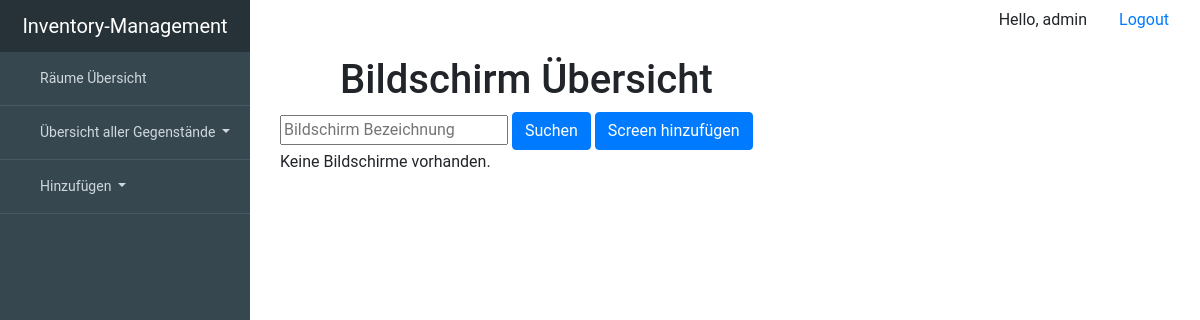
Before: /screen/all (signed in) with the older database file.
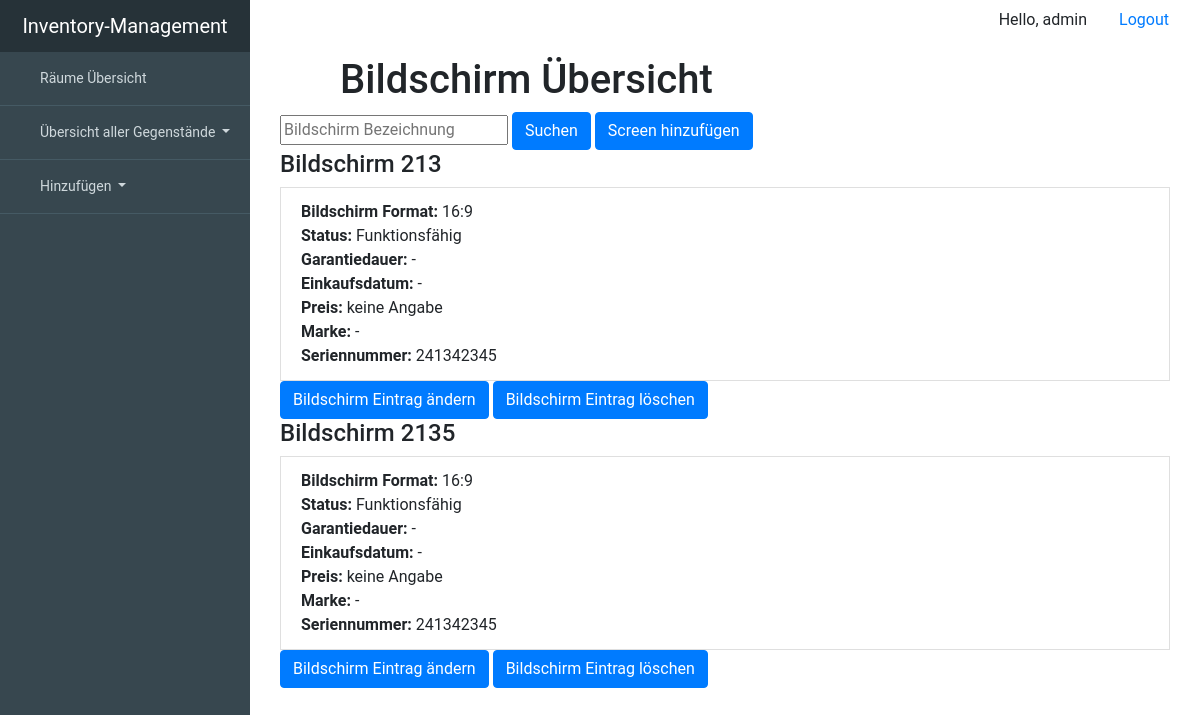
After: the same page with the newer database file.
### inventory_managementsentials/models.py (models this page shows, shortened)
class Device(models.Model):
    room = models.ForeignKey('Room', null=True, blank=True, on_delete=models.SET_NULL)
    description = models.CharField(max_length=99, unique=True, primary_key=True)
    working = 'working'
    broken = 'broken'
    status_choice = [(working, "working"), (broken, "broken")]
    status = models.CharField(choices=status_choice, max_length=7, blank=True, null=True)
    serialnumber = models.CharField(max_length=99, blank=True, null=True)
    warranty_period = models.IntegerField(blank=True, null=True)
    date_of_purchase = models.DateTimeField(blank=True, null=True)
    price = models.IntegerField(blank=True, null=True)
    brand = models.ForeignKey(Brand, on_delete=models.SET_NULL, blank=True, null=True)
    class Meta:
        abstract = True

class Screen(Device):
    format43 = '4:3'
    format169 = '16:9'
    format1610 = '16:10'
    format219 = '21:9'
    screen_format_choice = [(format43, '4:3'), (format169, '16:9'), (format1610, '16:10'),
                            (format219, '21:9')]
    screen_format = models.CharField(choices=screen_format_choice, max_length=5, blank=True, null=True)
    class Meta:
        verbose_name = "Screen"
        verbose_name_plural = "Screens"

### inventory_managementsentials/views.py (the view)
# urls.py: url(r'^screen/all$', views.ScreenView.as_view(), name='ScreenView'),
class ScreenView(LoginRequiredMixin, generic.ListView):
    login_url = 'inventory_managementsentials:login'
    template_name = 'inventory_managementsentials/all/all_screens.html'
    context_object_name = 'screen_list'
    def get_queryset(self):
        filter_description = self.request.GET.get('screen_description', None)
        if filter_description is not None:
            return Screen.objects.filter(description__icontains=filter_description)
        else:
            return Screen.objects.order_by('description')

### inventory_managementsentials/templates/inventory_managementsentials/all/all_screens.html (shortened to what this page needs)
{% extends "inventory_managementsentials/base.html" %}
{% block content %}
    <div class="container">
        <header>
            <div class="editor-indent" style="margin-left: 20px; padding: 0 0 0 40px; margin-right: 50px">
                <div class="inner">
                    <h1>Bildschirm Übersicht </h1>
                </div>
            </div>
        </header>
        <form method="GET" action="/screen/all">
                <input type="text" name="screen_description" placeholder="Bildschirm Bezeichnung">
                <button type="submit" class="btn btn-primary">Suchen</button>
                <a href='/add/screen/' class="btn btn-primary">Screen hinzufügen</a>
            </form>
        <div class="whatever_else_you_need">
            {% if screen_list %}
                {% for screen in screen_list %}
                    <div class="list-group">
                        <h4 class="list-group-itemlist-group-item-action active">Bildschirm {{ screen.description }}</h4>
                        <a class="list-group-item list-group-item-action"><strong>Bildschirm Format:</strong>
                            {{ screen.screen_format }}<br>
                            <strong>Status:</strong>
                        {% if screen.status == 'working' %}
                            Funktionsfähig
                        {% elif screen.status == 'broken' %}
                            <strong>Defekt</strong>
                        {% else %}
                            -
                        {% endif %}<br>
                            <strong>Garantiedauer:</strong>
                        {% if screen.warranty_period %}
                            {{ screen.warranty_period }} Jahre
                        {% else %}
                            -
                        {% endif %}
                        <br>
                            <strong>Einkaufsdatum:</strong> {{ screen.date_of_purchase|default_if_none:'-' }}<br>
                            <strong>Preis:</strong>
                        {% if screen.price %}
                            {{ screen.price}}€
                        {% else %}
                            keine Angabe
                        {% endif %}
                        <br>
                            <strong>Marke:</strong> {{ screen.brand|default_if_none:'-'}}<br>
                            <strong>Seriennummer: </strong> {{ screen.serialnumber|default_if_none:'-'}}<br>
                        </a>
                        <div>
                            <a href='/update/screen/{{ screen.description }}' class="btn btn-primary">Bildschirm Eintrag ändern</a>
                            <a href='/delete/screen/{{ screen.description }}' class="btn btn-primary">Bildschirm Eintrag löschen</a>
                        </div>
                   </div>
                {% endfor %}
        </div>
            {% else %}
                <p>Keine Bildschirme vorhanden.</p>
            {% endif %}
    </div>
{% endblock %}

Changed rows visible on the page:
added Screen: description "213", screen_format "16:9", status "Funktionsfähig", date_of_purchase "-", shows "keine Angabe", brand "-", serialnumber "241342345"
added Screen: description "2135", screen_format "16:9", status "Funktionsfähig", date_of_purchase "-", shows "keine Angabe", brand "-", serialnumber "241342345"
Other visible differences:
text no longer shown: "Keine Bildschirme vorhanden."
